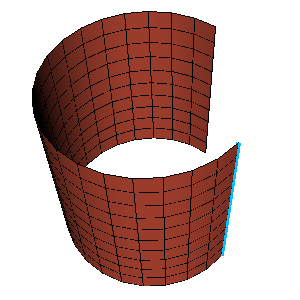

Python code for this plot:
#!/usr/bin/env python

# Demonstrate vtkQuadRotationalExtrusionFilter by creating a line segment,
# wrapping it in a multi-block dataset, performing a 270-degree quad-based
# rotational extrusion, and rendering the surface with wireframe overlay.

# Factory overrides
import vtkmodules.vtkInteractionStyle  # noqa: F401
import vtkmodules.vtkRenderingFreeType  # noqa: F401
import vtkmodules.vtkRenderingOpenGL2  # noqa: F401

from vtkmodules.vtkCommonDataModel import vtkCompositeDataSet, vtkMultiBlockDataSet
from vtkmodules.vtkFiltersCore import vtkPolyDataNormals
from vtkmodules.vtkFiltersModeling import vtkQuadRotationalExtrusionFilter
from vtkmodules.vtkFiltersSources import vtkLineSource
from vtkmodules.vtkRenderingCore import (
    vtkActor,
    vtkCamera,
    vtkPolyDataMapper,
    vtkRenderWindow,
    vtkRenderWindowInteractor,
    vtkRenderer,
)

# Create a line source
line = vtkLineSource()
line.SetPoint1(0.0, 1.0, 0.0)
line.SetPoint2(0.0, 1.0, 2.0)
line.SetResolution(10)
line.Update()

# Line actor
line_mapper = vtkPolyDataMapper()
line_mapper.SetInputConnection(line.GetOutputPort())

line_actor = vtkActor()
line_actor.SetMapper(line_mapper)
line_actor.GetProperty().SetLineWidth(5)
line_actor.GetProperty().SetColor(0.0, 0.749, 1.0)

# Wrap line in multi-block for quad rotational extrusion
line_mb = vtkMultiBlockDataSet()
line_mb.SetNumberOfBlocks(1)
line_mb.GetMetaData(0).Set(vtkCompositeDataSet.NAME(), "Line")
line_mb.SetBlock(0, line.GetOutput())

# 270-degree quad-based rotational extrusion
sweeper = vtkQuadRotationalExtrusionFilter()
sweeper.SetResolution(20)
sweeper.SetInputData(line_mb)
sweeper.SetDefaultAngle(270)
sweeper.Update()

# Retrieve polydata output from multi-block
cylinder_dataset = sweeper.GetOutputDataObject(0)
cylinder_mesh = cylinder_dataset.GetBlock(0)

# Normals for smooth rendering
normals = vtkPolyDataNormals()
normals.SetInputData(cylinder_mesh)

# Surface mapper and actor
cylinder_mapper = vtkPolyDataMapper()
cylinder_mapper.SetInputConnection(normals.GetOutputPort())
cylinder_mapper.SetResolveCoincidentTopologyToPolygonOffset()

cylinder_actor = vtkActor()
cylinder_actor.SetMapper(cylinder_mapper)
cylinder_actor.GetProperty().SetRepresentationToSurface()
cylinder_actor.GetProperty().SetInterpolationToGouraud()
cylinder_actor.GetProperty().SetColor(1.0, 0.3882, 0.2784)

# Wireframe mapper and actor
cylinder_wireframe_mapper = vtkPolyDataMapper()
cylinder_wireframe_mapper.SetInputData(cylinder_mesh)
cylinder_wireframe_mapper.SetResolveCoincidentTopologyToPolygonOffset()

cylinder_wireframe_actor = vtkActor()
cylinder_wireframe_actor.SetMapper(cylinder_wireframe_mapper)
cylinder_wireframe_actor.GetProperty().SetRepresentationToWireframe()
cylinder_wireframe_actor.GetProperty().SetColor(0.0, 0.0, 0.0)
cylinder_wireframe_actor.GetProperty().SetAmbient(1.0)
cylinder_wireframe_actor.GetProperty().SetDiffuse(0.0)
cylinder_wireframe_actor.GetProperty().SetSpecular(0.0)

# Renderer
renderer = vtkRenderer()
renderer.AddActor(line_actor)
renderer.AddActor(cylinder_actor)
renderer.AddActor(cylinder_wireframe_actor)
renderer.SetBackground(1.0, 1.0, 1.0)

# Window
render_window = vtkRenderWindow()
render_window.AddRenderer(renderer)
render_window.SetSize(300, 300)
render_window.SetMultiSamples(0)
render_window.SetWindowName("quad rotational extrusion")

# Scene
camera = vtkCamera()
camera.SetClippingRange(0.576398, 28.8199)
camera.SetFocalPoint(0.0463079, -0.0356571, 1.01993)
camera.SetPosition(-2.47044, 2.39516, -3.56066)
camera.SetViewUp(0.607296, -0.513537, -0.606195)
renderer.SetActiveCamera(camera)

# Interactor
interactor = vtkRenderWindowInteractor()
interactor.SetRenderWindow(render_window)

interactor.Initialize()
interactor.Start()
